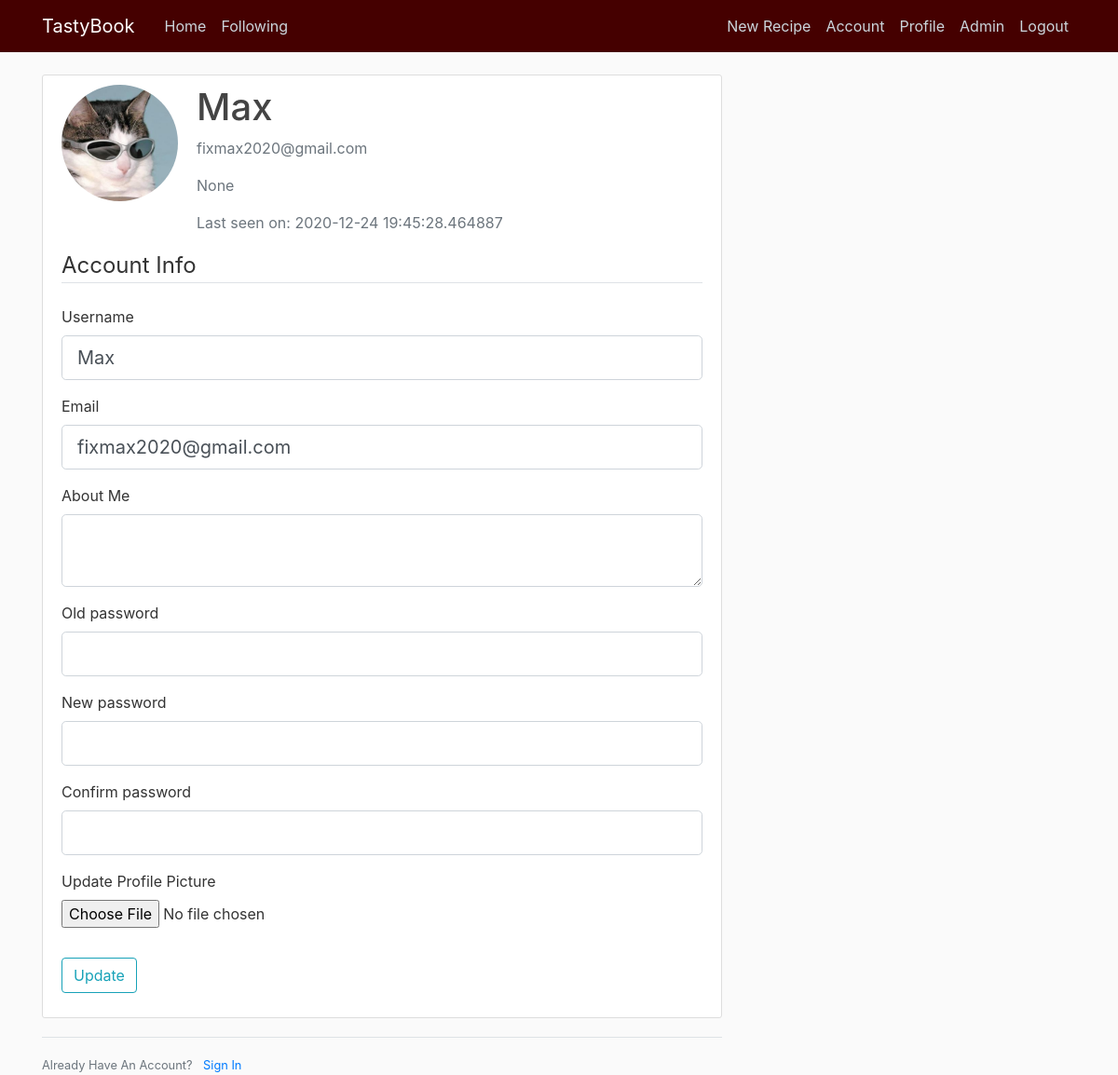
Page /account (signed in) on the committed database.
### flaskblog/models.py (models this page shows, shortened)
class User(db.Model, UserMixin):
	id = db.Column(db. Integer, primary_key=True)
	username = db.Column(db.String(20), unique=True, nullable=False)
	email = db.Column(db.String(120), unique=True, nullable=False)
	image_file = db.Column(db.String(20), nullable=False, default='default.png')
	password = db.Column(db.String(60), nullable=False)
	recipes = db.relationship( 'Recipe', backref='author', lazy=True)
	about_me = db.Column(db.String(140))
	last_seen = db.Column(db.DateTime, default=datetime.utcnow)
	admin = db.Column(db.Boolean())
	notes = db.Column(db.UnicodeText)
	followed = db.relationship(
        'User', secondary=followers,
        primaryjoin=(followers.c.follower_id == id),
        secondaryjoin=(followers.c.followed_id == id),
        backref=db.backref('followers', lazy='dynamic'), lazy='dynamic')

### flaskblog/routes.py (the view)
@app.route("/account", methods=['GET', 'POST'])
@login_required
def account():
	form = UpdateAccountForm()
	if form.validate_on_submit():
		if form.picture.data:
			picture_file = save_picture(form.picture.data, current_user)
			current_user.image_file = picture_file
		current_user.username = form.username.data
		current_user.email = form.email.data
		current_user.about_me = form.about_me.data
		if bcrypt.check_password_hash(current_user.password, form.old_pass.data):
			hashed_password = bcrypt.generate_password_hash(form.new_pass.data).decode('utf-8')
			current_user.password = hashed_password
		else:
			flash('Old password is wrong!', 'danger')
			return redirect('account')
		db.session.commit()
		flash('Your account has been updated!', 'success')
		return redirect(url_for('account'))
	elif request.method == 'GET':
		form.username.data = current_user.username
		form.email.data = current_user.email
		form.about_me.data = current_user.about_me
	image_file = url_for('static', filename='profile_pics/' + current_user.image_file)
	return render_template('account.html', title='Account', image_file=image_file, form=form)

### flaskblog/forms.py (shortened to what this page needs)
class UpdateAccountForm(FlaskForm):
    username = StringField('Username', validators=[DataRequired(), Length(min=2, max=20)])
    email = StringField('Email', validators=[DataRequired(), Email()])
    about_me = TextAreaField('About Me')
    picture = FileField('Update Profile Picture', validators=[FileAllowed(['jpg', 'png'])])
    old_pass = PasswordField('Old password', validators=[DataRequired()])
    new_pass = PasswordField('New password', validators=[DataRequired()])
    confirm_pass = PasswordField('Confirm password', validators=[DataRequired(), EqualTo('new_pass')])
    submit = SubmitField('Update')

### flaskblog/models.py (called while the page is built)
@login_manager.user_loader
def load_user(user_id):
	return User.query.get(int(user_id))

### flaskblog/routes.py (called while the page is built)
@app.before_request
def before_request():
    if current_user.is_authenticated:
        current_user.last_seen = datetime.utcnow()
        db.session.commit()

### flaskblog/templates/account.html (shortened to what this page needs)
{% extends "layout.html" %}
{% block content %}
    <div class="content-section">
    	<div class="media">
    		<img class="rounded-circle account-img" src="{{ image_file }}">
    		<div class="media-body">
    			<h2 class="account-heading">{{ current_user.username }}</h2>
    			<p class="text-secondary">{{ current_user.email }}</p>
                <p class="text-secondary">{{ current_user.about_me }}</p>
                <p class="text-secondary">Last seen on: {{ current_user.last_seen }}</p>
    		</div>
    	</div>
        <form method="POST" action="" enctype="multipart/form-data">
            <fieldset class="form-group">
                <legend class="border-bottom mb-4">Account Info</legend>
                <div class="form-group">
                    {{ form.username.label(class="form-control-label") }}
                    {% if form.username.errors %}
                        {{ form.username(class="form-control form-control-lg is-invalid") }}
                        <div class="invalid-feedback">
                            {% for error in form.username.errors %}
                                <span>{{ error }}</span>
                            {% endfor %}
                        </div>
                    {% else %}
                        {{ form.username(class="form-control form-control-lg") }}
                    {% endif %}
                </div>
                <div class="form-group">
                    {{ form.email.label(class="form-control-label") }}
                    {% if form.email.errors %}
                        {{ form.email(class="form-control form-control-lg is-invalid") }}
                        <div class="invalid-feedback">
                            {% for error in form.email.errors %}
                                <span>{{ error }}</span>
                            {% endfor %}
                        </div>
                    {% else %}
                        {{ form.email(class="form-control form-control-lg") }}
                    {% endif %}
                </div>
                <div class="form-group">
                    {{ form.about_me.label(class="form-control-label") }}
                    {% if form.about_me.errors %}
                        {{ form.about_me(class="form-control form-control-lg is-invalid") }}
                        <div class="invalid-feedback">
                            {% for error in form.about_me.errors %}
                                <span>{{ error }}</span>
                            {% endfor %}
                        </div>
                    {% else %}
                        {{ form.about_me(class="form-control form-control-lg") }}
                    {% endif %}
                </div>
                <div class="form-group">
                    {{ form.old_pass.label(class="form-control-label") }}
                    {% if form.old_pass.errors %}
                        {{ form.old_pass(class="form-control form-control-lg is-invalid") }}
                        <div class="invalid-feedback">
                            {% for error in form.old_pass.errors %}
                                <span>{{ error }}</span>
                            {% endfor %}
                        </div>
                    {% else %}
                        {{ form.old_pass(class="form-control form-control-lg") }}
                    {% endif %}
                </div>
                <div class="form-group">
                    {{ form.new_pass.label(class="form-control-label") }}
                    {% if form.new_pass.errors %}
                        {{ form.new_pass(class="form-control form-control-lg is-invalid") }}
                        <div class="invalid-feedback">
                            {% for error in form.new_pass.errors %}
                                <span>{{ error }}</span>
                            {% endfor %}
                        </div>
                    {% else %}
                        {{ form.new_pass(class="form-control form-control-lg") }}
                    {% endif %}
                </div>
                <div class="form-group">
                    {{ form.confirm_pass.label(class="form-control-label") }}
                    {% if form.confirm_pass.errors %}
                        {{ form.confirm_pass(class="form-control form-control-lg is-invalid") }}
                        <div class="invalid-feedback">
                            {% for error in form.confirm_pass.errors %}
                                <span>{{ error }}</span>
                            {% endfor %}
                        </div>
                    {% else %}
                        {{ form.confirm_pass(class="form-control form-control-lg") }}
                    {% endif %}
                </div>
                <div class="form-group">
                	{{ form.picture.label() }}
                	{{ form.picture(class="form-control-file") }}
                </div>
            </fieldset>
            <div class="form-group">
                {{ form.submit(class="btn btn-outline-info") }}
            </div>
        </form>
    </div>
    <div class="border-top pt-3">
        <small class="text-muted">
            Already Have An Account? <a class="ml-2" href="{{ url_for('login') }}">Sign In</a>
        </small>
    </div>
{% endblock content %}

### flaskblog/static/Main.css (style rules this page uses)
body { background: #fafafa; color: #333333; margin-top: 5rem; }
h1, h2, h3, h4, h5, h6 { color: #444444; }
.content-section { background: #ffffff; padding: 10px 20px; border: 1px solid #dddddd; border-radius: 3px; margin-bottom: 20px; }
.account-img { height: 125px; width: 125px; margin-right: 20px; margin-bottom: 16px; }
.account-heading { font-size: 2.5rem; }

### rows in the picture
User: username "Max", email "fixmax2020@gmail.com", about_me "None", last_seen "2020-12-24 19:45:28.464887"
